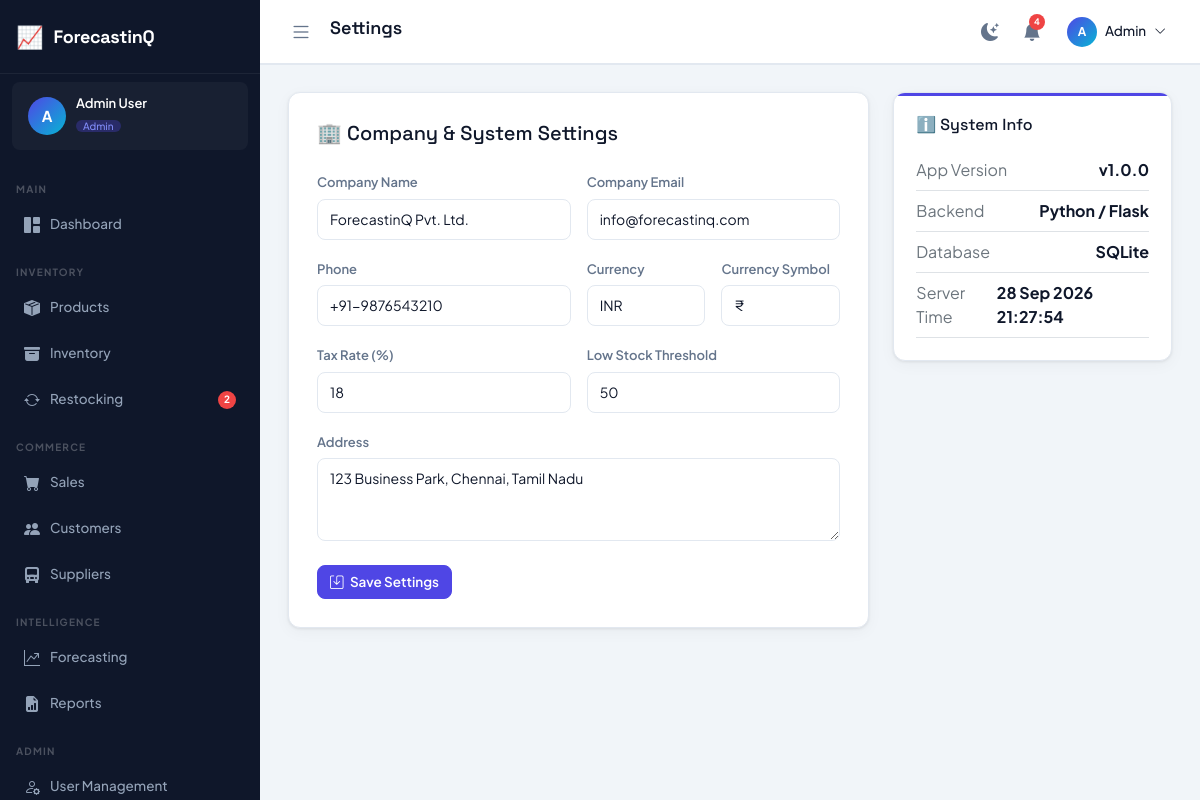
Screenshot of /settings/ (signed in) with the database file from the repository.
### tables this page shows
CREATE TABLE settings (
    id INTEGER PRIMARY KEY AUTOINCREMENT,
    setting_key VARCHAR(100) NOT NULL UNIQUE,
    setting_value TEXT,
    created_at TIMESTAMP DEFAULT CURRENT_TIMESTAMP,
    updated_at TIMESTAMP DEFAULT CURRENT_TIMESTAMP
);

### blueprints/settings.py (the view, shortened to what this page needs)
@bp.route("/", methods=["GET", "POST"])
@login_required
@role_required("admin")
def index():
    rows = dbFetchAll("SELECT setting_key, setting_value FROM settings")
    s = {r["setting_key"]: r["setting_value"] for r in rows}
    return render_template(
        "settings/index.html",
        page_title="Settings",
        active_menu="settings",
        s=s,
        server_time=datetime.now().strftime("%d %b %Y %H:%M:%S"),
    )

### db.py (called while the page is built)
def get_db():
    if "db" not in g:
        g.db = sqlite3.connect(current_app.config["DATABASE_PATH"])
        g.db.row_factory = sqlite3.Row
        g.db.execute("PRAGMA foreign_keys = ON")
    return g.db

def _row_to_dict(row):
    return dict(row) if row is not None else None

def dbFetchAll(sql, params=()):
    cur = get_db().execute(sql, params)
    return [dict(r) for r in cur.fetchall()]

def dbFetchOne(sql, params=()):
    cur = get_db().execute(sql, params)
    row = cur.fetchone()
    return _row_to_dict(row)

### utils.py (called while the page is built)
def is_logged_in() -> bool:
    return bool(session.get("user_id"))

def get_current_user() -> dict:
    return {
        "id": session.get("user_id", 0),
        "name": session.get("user_name", ""),
        "email": session.get("user_email", ""),
        "role": session.get("user_role", ""),
        "username": session.get("username", ""),
    }

def login_required(view):
    @wraps(view)
    def wrapped(*args, **kwargs):
        if not is_logged_in():
            return redirect(url_for("auth.login"))
        return view(*args, **kwargs)
    return wrapped

def role_required(*roles):
    def decorator(view):
        @wraps(view)
        def wrapped(*args, **kwargs):
            if not is_logged_in():
                return redirect(url_for("auth.login"))
            if get_current_user()["role"] not in roles:
                flash("You are not authorized to view that page.", "error")
                return redirect(url_for("dashboard.index"))
            return view(*args, **kwargs)
        return wrapped
    return decorator

def generate_csrf() -> str:
    if "csrf_token" not in session:
        session["csrf_token"] = secrets.token_hex(32)
    return session["csrf_token"]

def format_datetime(value) -> str:
    if not value:
        return ""
    dt = _to_datetime(value)
    return dt.strftime("%d %b %Y, %I:%M %p") if dt else str(value)

def _to_datetime(value):
    if isinstance(value, (datetime, date)):
        return value
    if not isinstance(value, str):
        return None
    for fmt in ("%Y-%m-%d %H:%M:%S", "%Y-%m-%d", "%Y-%m-%dT%H:%M:%S"):
        try:
            return datetime.strptime(value, fmt)
        except ValueError:
            continue
    return None

def get_unread_notifications():
    user = get_current_user()
    return dbFetchAll(
        "SELECT * FROM notifications WHERE user_id = ? AND is_read = 0 ORDER BY created_at DESC LIMIT 10",
        (user["id"],),
    )

### templates/settings/index.html (shortened to what this page needs)
{% extends "base.html" %}
{% block content %}
<div class="row g-4">
    <div class="col-lg-8">
        <div class="form-card">
            <h5 class="mb-4 font-head">🏢 Company & System Settings</h5>
            <form method="POST" action="{{ url_for('settings.index') }}">
                <div class="row g-3">
                    <div class="col-md-6">
                        <label class="form-label">Company Name</label>
                        <input type="text" class="form-control" name="company_name" value="{{ s.get('company_name', '') }}">
                    </div>
                    <div class="col-md-6">
                        <label class="form-label">Company Email</label>
                        <input type="email" class="form-control" name="company_email" value="{{ s.get('company_email', '') }}">
                    </div>
                    <div class="col-md-6">
                        <label class="form-label">Phone</label>
                        <input type="text" class="form-control" name="company_phone" value="{{ s.get('company_phone', '') }}">
                    </div>
                    <div class="col-md-3">
                        <label class="form-label">Currency</label>
                        <input type="text" class="form-control" name="currency" value="{{ s.get('currency', 'INR') }}">
                    </div>
                    <div class="col-md-3">
                        <label class="form-label">Currency Symbol</label>
                        <input type="text" class="form-control" name="currency_symbol" value="{{ s.get('currency_symbol', '₹') }}">
                    </div>
                    <div class="col-md-6">
                        <label class="form-label">Tax Rate (%)</label>
                        <input type="number" step="0.1" class="form-control" name="tax_rate" value="{{ s.get('tax_rate', '18') }}">
                    </div>
                    <div class="col-md-6">
                        <label class="form-label">Low Stock Threshold</label>
                        <input type="number" class="form-control" name="low_stock_threshold" value="{{ s.get('low_stock_threshold', '10') }}" min="1" required>
                    </div>
                    <div class="col-12">
                        <label class="form-label">Address</label>
                        <textarea class="form-control" name="company_address" rows="3">{{ s.get('company_address', '') }}</textarea>
                    </div>
                </div>
                <div class="mt-4">
                    <button type="submit" class="btn btn-primary"><i class="bi bi-save me-1"></i> Save Settings</button>
                </div>
            </form>
        </div>
    </div>
    <div class="col-lg-4">
        <div class="stat-card mb-4">
            <h6 class="font-head mb-3">ℹ️ System Info</h6>
            <div class="d-flex justify-content-between py-2 border-bottom"><span class="text-secondary">App Version</span><strong>v{{ app_version }}</strong></div>
            <div class="d-flex justify-content-between py-2 border-bottom"><span class="text-secondary">Backend</span><strong>Python / Flask</strong></div>
            <div class="d-flex justify-content-between py-2 border-bottom"><span class="text-secondary">Database</span><strong>SQLite</strong></div>
            <div class="d-flex justify-content-between py-2 border-bottom"><span class="text-secondary">Server Time</span><strong>{{ server_time }}</strong></div>
        </div>
    </div>
</div>
{% endblock %}

### static/css/app.css (style rules this page uses)
:root { --primary: #4f46e5; --primary-dark: #3730a3; --primary-light: #818cf8; --accent: #06b6d4; --success: #10b981; --warning: #f59e0b; --danger: #ef4444; --info: #3b82f6; --bg: #f1f5f9; --surface: #ffffff; --surface-2: #f8fafc; --border: #e2e8f0; --border-light: #f1f5f9; --text-primary: #0f172a; --text-secondary:#64748b; --text-muted: #94a3b8; --sidebar-bg: #0f172a; --sidebar-text: #94a3b8; --sidebar-active:#4f46e5; --sidebar-hover: rgba(255,255,255,0.07); --sidebar-width: 260px; --topbar-bg: #ffffff; --topbar-height: 64px; --radius: 12px; --radius-sm: 8px; --radius-lg: 16px; --shadow: 0 1px 3px rgba(0,0,0,0.08), 0 4px 16px rgba(0,0,0,0.04); --shadow-md: 0 4px 24px rgba(0,0,0,0.10); --font-main: 'Plus Jakarta Sans', sans-serif; --font-head: 'Space Grotesk', sans-serif; --transition: 0.22s cubic-bezier(0.4,0,0.2,1); }
*, *::before, *::after { box-sizing: border-box; margin: 0; padding: 0; }
html { scroll-behavior: smooth; }
body { font-family: var(--font-main); background: var(--bg); color: var(--text-primary); display: flex; min-height: 100vh; overflow-x: hidden; transition: background var(--transition), color var(--transition); }
.stat-card { background: var(--surface); border: 1px solid var(--border); border-radius: var(--radius); padding: 22px; box-shadow: var(--shadow); transition: transform var(--transition), box-shadow var(--transition); position: relative; overflow: hidden; }
.stat-card::after { content: ''; position: absolute; top: 0; left: 0; right: 0; height: 3px; background: var(--card-color, var(--primary)); }
.form-control, .form-select { background: var(--surface); border: 1px solid var(--border); color: var(--text-primary); border-radius: var(--radius-sm); padding: 9px 12px; font-size: 14px; font-family: var(--font-main); transition: border-color var(--transition), box-shadow var(--transition); }
.form-label { font-size: 13px; font-weight: 600; color: var(--text-secondary); margin-bottom: 6px; }
.form-card { background: var(--surface); border: 1px solid var(--border); border-radius: var(--radius); box-shadow: var(--shadow); padding: 28px; }
.btn { border-radius: var(--radius-sm); font-weight: 600; font-family: var(--font-main); font-size: 13.5px; transition: all var(--transition); }
.btn-primary { background: var(--primary); border-color: var(--primary); }
.font-head { font-family: var(--font-head); }

### rows the page displays
settings: company_name "ForecastinQ Pvt. Ltd."
settings: company_email "info@forecastinq.com"
settings: company_phone "+91-9876543210"
settings: currency "INR"
settings: tax_rate "18"
settings: low_stock_threshold "50"
settings: company_address "123 Business Park, Chennai, Tamil Nadu"

### other values shown
{{ app_name }} "ForecastinQ"
{{ (current_user.name or '?')[0]|upper }} "A"
{{ current_user.name }} "Admin User"
{{ current_user.role|capitalize }} "Admin"
{{ low_stock_count }} "2"
{{ page_title|default('Dashboard') }} "Settings"
{{ notif_count }} "4"
{{ current_user.name.split(' ')[0] if current_user.name else '' }} "Admin"
{{ app_version }} "1.0.0"
